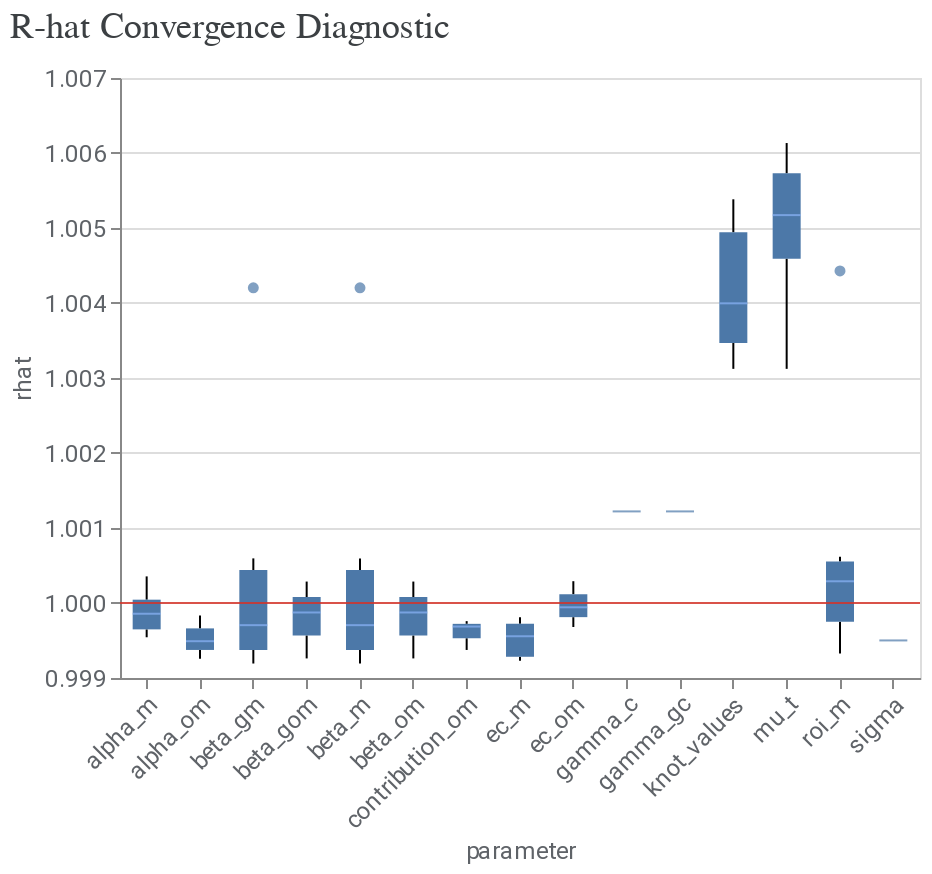

The notebook cell saved with this chart:
### Code cell
model_diagnostics = visualizer.ModelDiagnostics(mmm)
model_diagnostics.plot_rhat_boxplot()

### Figure 1 — Vega-Lite specification as saved in the notebook (floating-point values rounded to 4 significant figures; data arrays with more than 128 entries replaced by an {"elided": "..."} marker saying what was removed)
{"config": {"view": {"continuousWidth": 300, "continuousHeight": 300}, "axis": {"labelColor": "#5F6368", "labelFont": "Roboto", "labelFontSize": 12, "titleColor": "#5F6368", "titleFont": "Roboto", "titleFontSize": 12, "titleFontWeight": "normal"}}, "layer": [{"data": {"name": "data-3a47fe1c2ec9b0d0f8be9692541e541c"}, "mark": {"type": "boxplot", "median": {"color": "#8AB4F8"}, "outliers": {"filled": true}}, "encoding": {"x": {"axis": {"labelAngle": -45}, "field": "parameter", "type": "nominal"}, "y": {"field": "rhat", "scale": {"zero": false}, "type": "quantitative"}}}, {"data": {"name": "empty"}, "mark": {"type": "rule", "color": "#D93025", "opacity": 0.8}, "encoding": {"y": {"datum": 1}}}], "title": {"text": "R-hat Convergence Diagnostic", "anchor": "start", "color": "#3C4043", "font": "Google Sans Display", "fontSize": 18, "fontWeight": "normal", "offset": 10}, "width": 400, "$schema": "https://vega.github.io/schema/vega-lite/v5.20.1.json", "datasets": {"data-3a47fe1c2ec9b0d0f8be9692541e541c": {"elided": "388 records"}, "empty": [{}]}}
